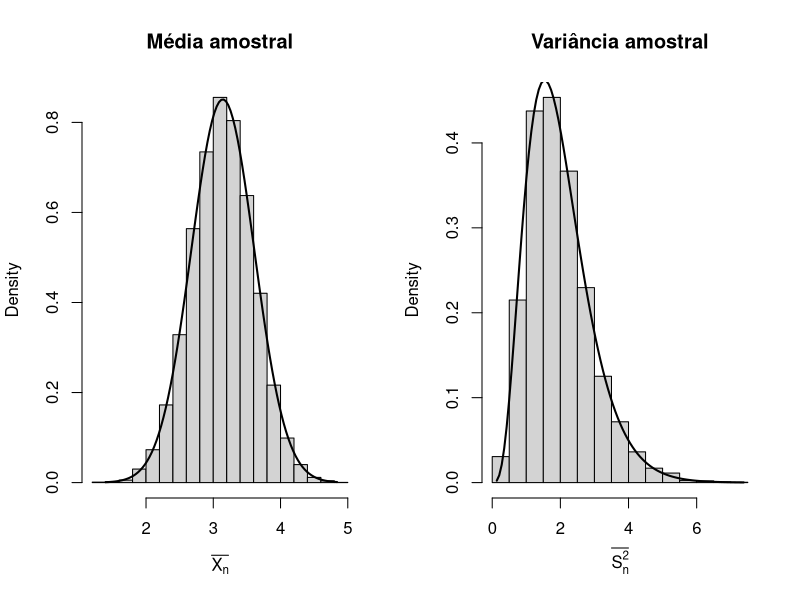

Source code (R):
mu <- pi
sigmaSq <- (1.3)^3

n <- 10
M <- 10000

svar <- function(x){
  n <- length(x)
  xb <- mean(x)
  sv <- sum((x-xb)^2)/n
  return(sv)
}

data.sets <- matrix(rnorm(n = n*M, mean = mu, sd = sqrt(sigmaSq)), ncol = n, nrow = M)

xbars <- apply(data.sets, 1, mean)
sbars <- apply(data.sets, 1, svar)

par(mfrow=c(1, 2))

hist(xbars, probability = TRUE, main = "Média amostral", xlab = expression(bar(X[n])))
curve(dnorm(x, mean = mu, sd = sqrt(sigmaSq/n)), min(xbars), max(xbars), lwd = 2, add = TRUE)

hist(sbars, probability = TRUE, main = "Variância amostral", xlab = expression(bar(S[n]^2)))
curve(dgamma(x, shape = (n-1)/2, rate = n/(2*sigmaSq) ), min(sbars), max(sbars), lwd = 2, add = TRUE)


